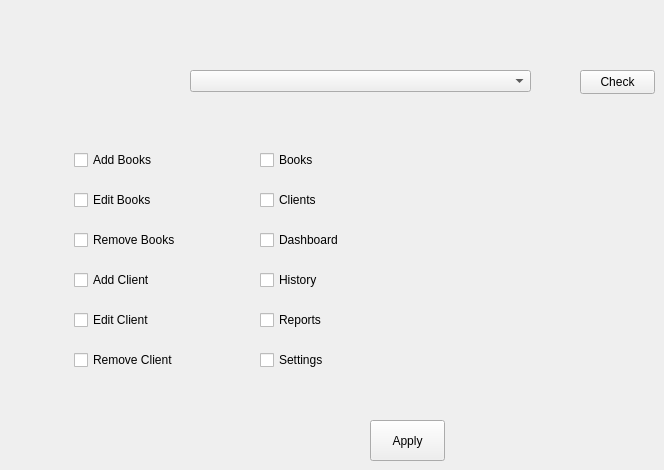
      <widget class="QWidget" name="tab_42">
       <attribute name="title">
        <string>Premission</string>
       </attribute>
       <widget class="QPushButton" name="pushButton_51">
        <property name="geometry">
         <rect>
          <x>580</x>
          <y>70</y>
          <width>75</width>
          <height>24</height>
         </rect>
        </property>
        <property name="text">
         <string>Check</string>
        </property>
       </widget>
       <widget class="QCheckBox" name="checkBox">
        <property name="geometry">
         <rect>
          <x>74</x>
          <y>150</y>
          <width>111</width>
          <height>20</height>
         </rect>
        </property>
        <property name="text">
         <string>Add Books</string>
        </property>
       </widget>
       <widget class="QComboBox" name="comboBox_30">
        <property name="geometry">
         <rect>
          <x>190</x>
          <y>70</y>
          <width>341</width>
          <height>22</height>
         </rect>
        </property>
       </widget>
       <widget class="QCheckBox" name="checkBox_2">
        <property name="geometry">
         <rect>
          <x>74</x>
          <y>190</y>
          <width>111</width>
          <height>20</height>
         </rect>
        </property>
        <property name="text">
         <string>Edit Books</string>
        </property>
       </widget>
       <widget class="QCheckBox" name="checkBox_3">
        <property name="geometry">
         <rect>
          <x>74</x>
          <y>230</y>
          <width>111</width>
          <height>20</height>
         </rect>
        </property>
        <property name="text">
         <string>Remove Books</string>
        </property>
       </widget>
       <widget class="QCheckBox" name="checkBox_4">
        <property name="geometry">
         <rect>
          <x>74</x>
          <y>270</y>
          <width>111</width>
          <height>20</height>
         </rect>
        </property>
        <property name="text">
         <string>Add Client</string>
        </property>
       </widget>
       <widget class="QCheckBox" name="checkBox_5">
        <property name="geometry">
         <rect>
          <x>74</x>
          <y>310</y>
          <width>111</width>
          <height>20</height>
         </rect>
        </property>
        <property name="text">
         <string>Edit Client</string>
        </property>
       </widget>
       <widget class="QCheckBox" name="checkBox_6">
        <property name="geometry">
         <rect>
          <x>74</x>
          <y>350</y>
          <width>111</width>
          <height>20</height>
         </rect>
        </property>
        <property name="text">
         <string>Remove Client</string>
        </property>
       </widget>
       <widget class="QCheckBox" name="checkBox_7">
        <property name="geometry">
         <rect>
          <x>260</x>
          <y>350</y>
          <width>75</width>
          <height>20</height>
         </rect>
        </property>
        <property name="text">
         <string>Settings</string>
        </property>
       </widget>
       <widget class="QCheckBox" name="checkBox_8">
        <property name="geometry">
         <rect>
          <x>260</x>
          <y>310</y>
          <width>75</width>
          <height>20</height>
         </rect>
        </property>
        <property name="text">
         <string>Reports</string>
        </property>
       </widget>
       <widget class="QCheckBox" name="checkBox_9">
        <property name="geometry">
         <rect>
          <x>260</x>
          <y>270</y>
          <width>75</width>
          <height>20</height>
         </rect>
        </property>
        <property name="text">
         <string>History</string>
        </property>
       </widget>
       <widget class="QCheckBox" name="checkBox_10">
        <property name="geometry">
         <rect>
          <x>260</x>
          <y>230</y>
          <width>111</width>
          <height>20</height>
         </rect>
        </property>
        <property name="text">
         <string>Dashboard</string>
        </property>
       </widget>
       <widget class="QCheckBox" name="checkBox_11">
        <property name="geometry">
         <rect>
          <x>260</x>
          <y>190</y>
          <width>75</width>
          <height>20</height>
         </rect>
        </property>
        <property name="text">
         <string>Clients</string>
        </property>
       </widget>
       <widget class="QCheckBox" name="checkBox_12">
        <property name="geometry">
         <rect>
          <x>260</x>
          <y>150</y>
          <width>75</width>
          <height>20</height>
         </rect>
        </property>
        <property name="text">
         <string>Books</string>
        </property>
       </widget>
       <widget class="QPushButton" name="pushButton_52">
        <property name="geometry">
         <rect>
          <x>370</x>
          <y>420</y>
          <width>75</width>
          <height>41</height>
         </rect>
        </property>
        <property name="text">
         <string>Apply</string>
        </property>
       </widget>
      </widget>
